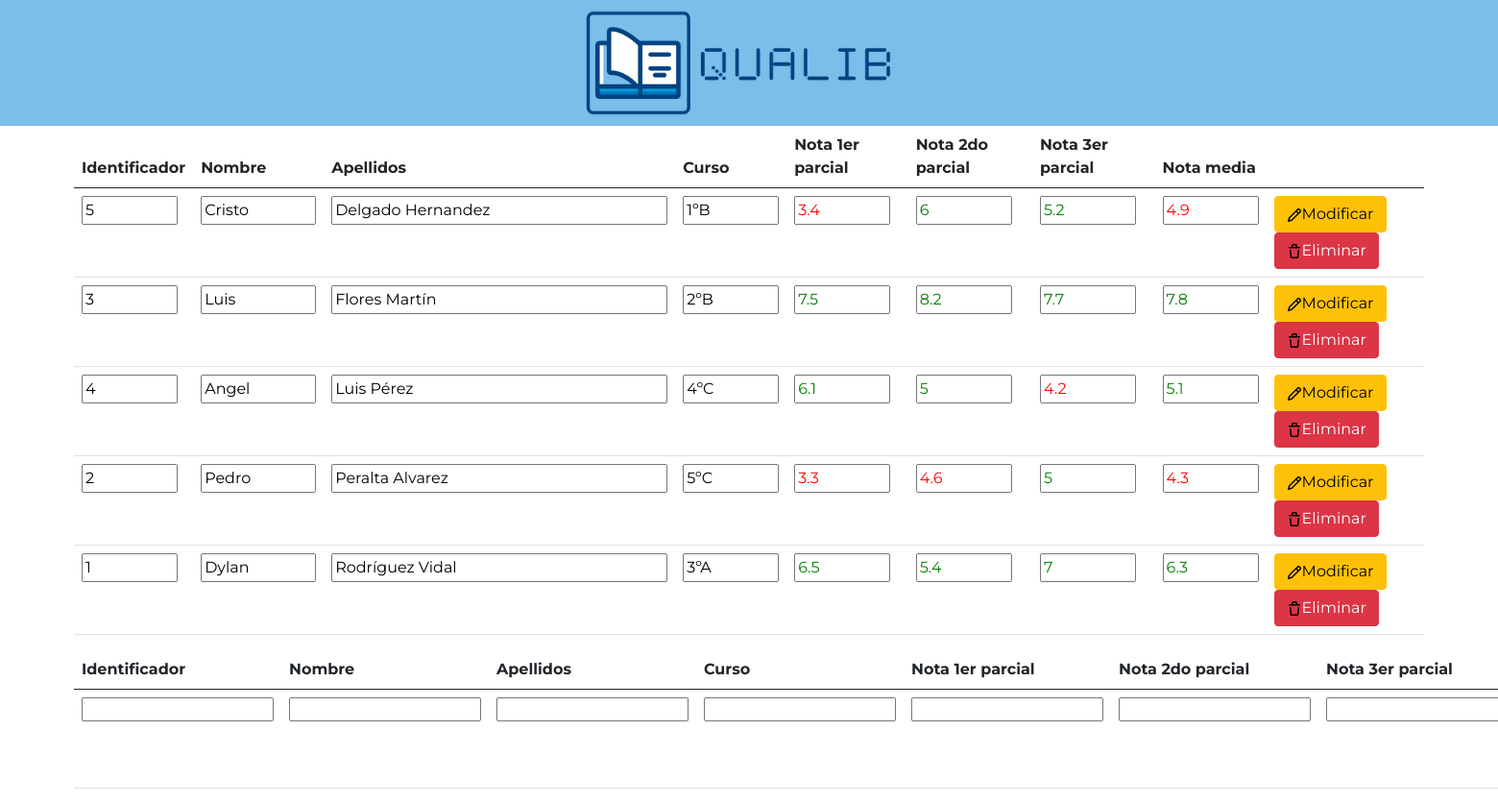
The page /Controlador/init.php (signed in) on the database as committed earlier.
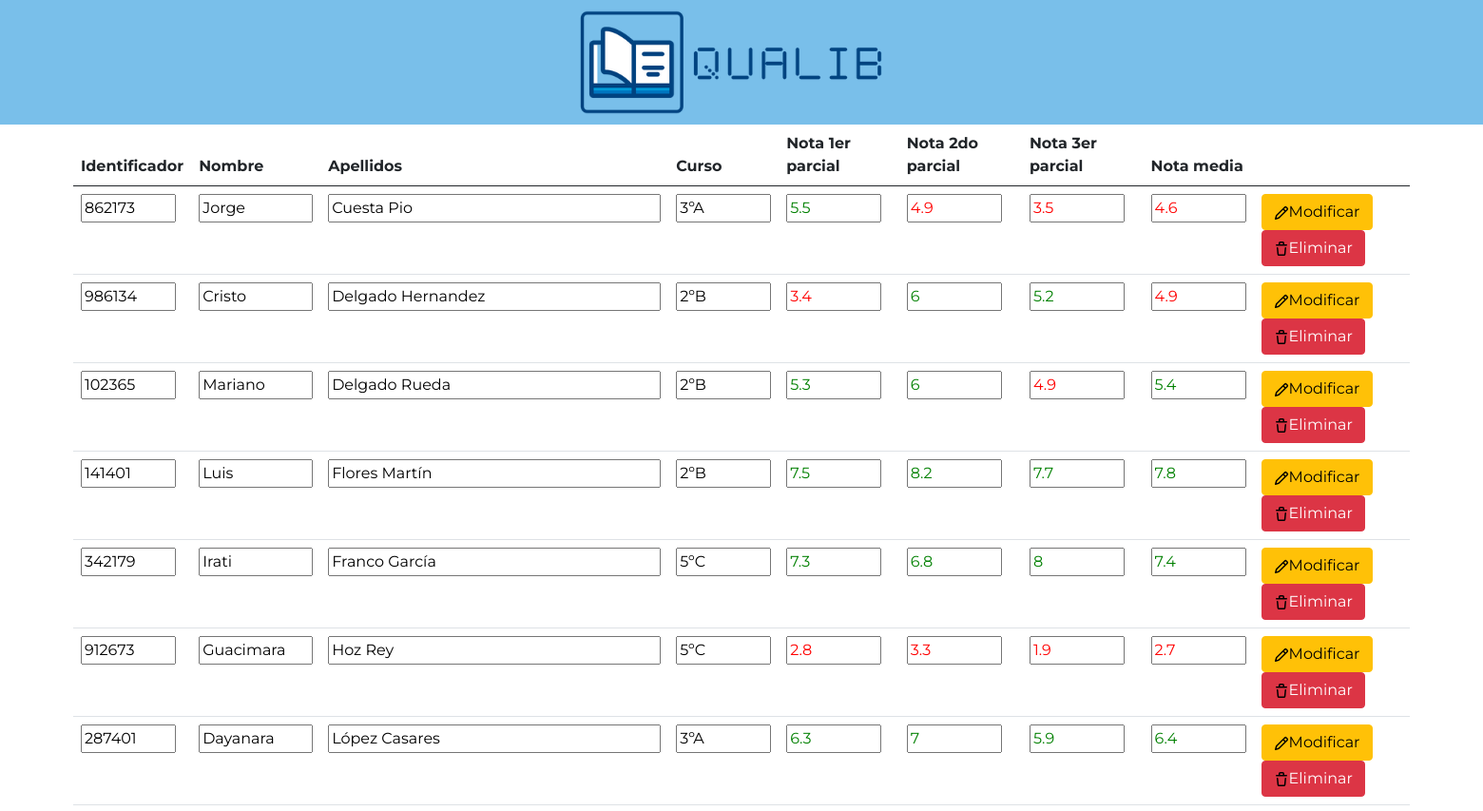
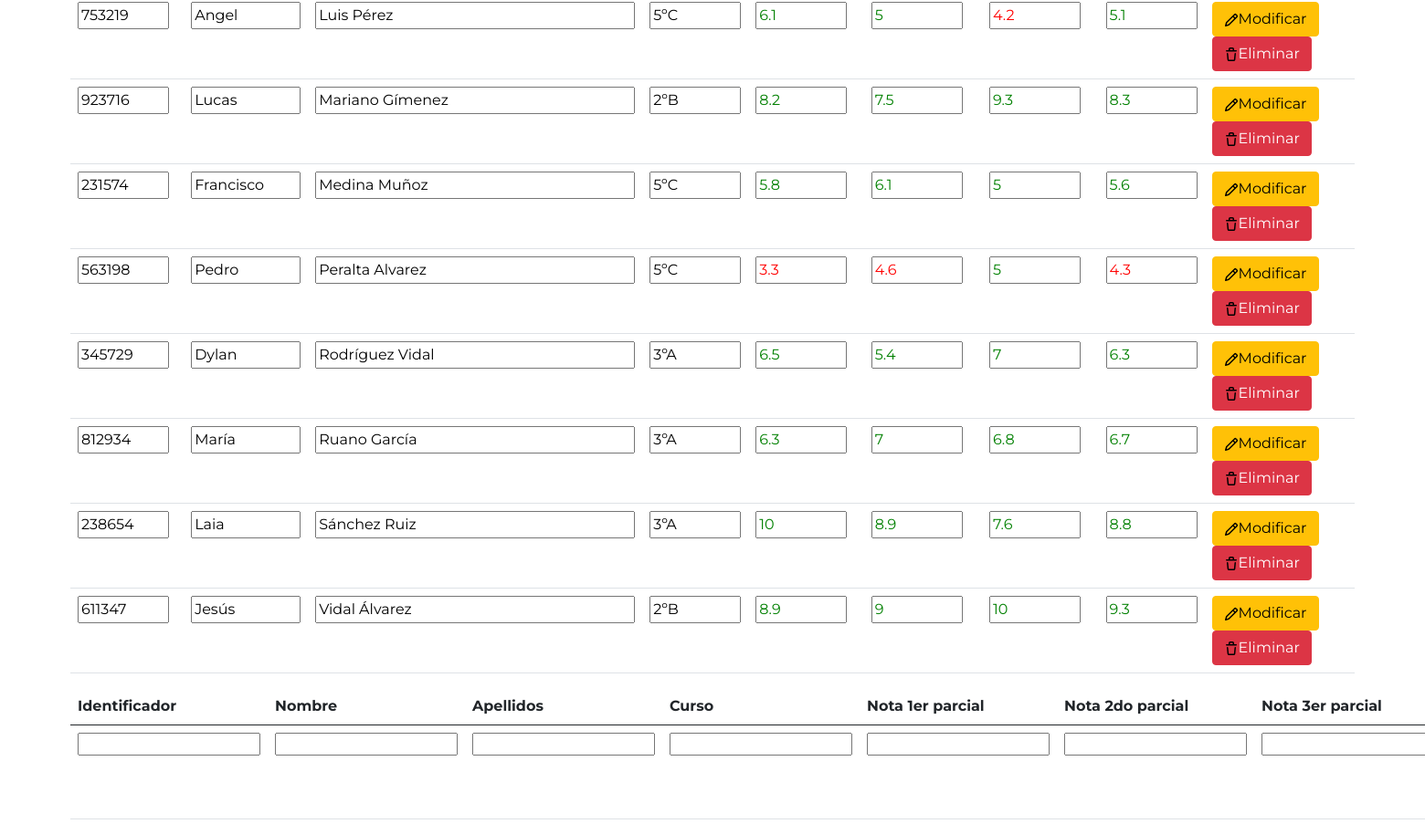
The same page on the database as committed later (2 pictures, top to bottom).
### tables this page shows
CREATE TABLE alumnos (
    id INT(7) NOT NULL,
    nombre VARCHAR(120) NOT NULL,
    apellidos VARCHAR(120) NOT NULL,
    curso VARCHAR(3) NOT NULL,
    parcial1 FLOAT NOT NULL,
    parcial2 FLOAT NOT NULL,
    parcial3 FLOAT NOT NULL,
    PRIMARY KEY(id)
);

### Controlador/init.php (called while the page is built, shortened)
<?php
require_once("ControladorProfesor.php");
$tamPag = 20;
$listaAlumnos = ControladorProfesor::listar($tamPag);
require_once("../Vista/vistaProfesor.php");

### Modelo/ModeloAlumno.php (called while the page is built, shortened)
<?php
require_once("Alumno.php");
class ModeloAlumno {
    public static function consulta(string $sql) {
        [$host, $usuario, $password, $bd] = ['localhost', 'staff', 'adminadmin123456', 'quaLib'];
        try {
            $conexion = new PDO("mysql:host=$host;dbname=$bd;charset=utf8", $usuario, $password);
            $conexion->setAttribute(PDO::ATTR_ERRMODE, PDO::ERRMODE_EXCEPTION);
            $resultado = $conexion->query($sql);
        } catch (PDOException $exception) {
            exit($exception);
        }
        return $resultado;
    }
    public static function listar(int $tamPag = 20): array {
        $resultado = ModeloAlumno::consulta("SELECT * FROM alumnos GROUP BY apellidos ASC LIMIT $tamPag");
        $listaAlumnos = [];
        while ($alumno = $resultado->fetch(PDO::FETCH_ASSOC)) {
            $listaAlumnos[] = Alumno::getAlumno($alumno);
        }
        return $listaAlumnos;
    }
}

### Controlador/ControladorProfesor.php (called while the page is built, shortened)
<?php
require_once("../Modelo/Alumno.php");
require_once("../Modelo/ModeloAlumno.php");
class ControladorProfesor {
    public static function listar(int $tamPag = 20): array {
        return ModeloAlumno::listar($tamPag);
    }
}

### Modelo/Alumno.php (called while the page is built, shortened)
<?php
class Alumno {
    private $atributos = [];
    public function __construct(string $nombre, string $apellidos, string $curso, float $parcial1, float $parcial2, float $parcial3, int $id = null) {
        $this->atributos['nombre'] = $nombre;
        $this->atributos['apellidos'] = $apellidos;
        $this->atributos['curso'] = $curso;
        $this->atributos['parcial1'] = $parcial1;
        $this->atributos['parcial2'] = $parcial2;
        $this->atributos['parcial3'] = $parcial3;
        $this->atributos['id'] = $id;
    }
    public static function getAlumno(array $alumno): Alumno {
        [$id, $nombre, $apellidos, $curso, $parcial1, $parcial2, $parcial3] = [$alumno['id'], $alumno['nombre'], $alumno['apellidos'], $alumno['curso'], $alumno['parcial1'], $alumno['parcial2'], $alumno['parcial3']];
        return new Alumno($nombre, $apellidos, $curso, $parcial1, $parcial2, $parcial3, $id);
    }
    public function __get($atributo) {
        return $this->atributos[$atributo];
    }
    public function calcularNota() {
        return round(($this->parcial1 + $this->parcial2 + $this->parcial3) / 3, 1);
    }
}

### Vista/vistaProfesor.php (the view, shortened to what the changed rows need)
<!doctype html>
<html lang="es">
<head>
    <link href="https://cdn.jsdelivr.net/npm/bootstrap@5.0.2/dist/css/bootstrap.min.css" rel="stylesheet">
    <link href="../assests/css/main.css" rel="stylesheet" />
</head>
<body>
    <div class="container-fluid">
        <div class="row d-flex justify-content-center">
            <div class="col-11">
                <table class="table">
                    <thead>
                    <tr>
                        <th scope="col">Identificador</th>
                        <th scope="col">Nombre</th>
                        <th scope="col">Apellidos</th>
                        <th scope="col">Curso</th>
                        <th scope="col">Nota 1er parcial</th>
                        <th scope="col">Nota 2do parcial</th>
                        <th scope="col">Nota 3er parcial</th>
                        <th scope="col">Nota media</th>
                        <th scope="col"></th>
                    </tr>
                    </thead>
                    <tbody>
                    <?php
                    foreach ($listaAlumnos as $alumno) {
                    ?>
                    <tr id="<?=$alumno->id?>">
                        <td><input type="number" name="id" maxlength="7" value="<?=$alumno->id?>" style="width:100px;"></td>
                        <td><input type="text" name="nombre" maxlength="120" value="<?=$alumno->nombre?>" style="width:120px;"></td>
                        <td><input type="text" name="apellidos" maxlength="120" value="<?=$alumno->apellidos?>" style="width:350px;"></td>
                        <td><input type="text" name="curso" maxlength="3" value="<?=$alumno->curso?>" style="width:100px;"></td>
                        <td><input type="number" name="parcial1" maxlength="3" id="parcial1_<?=$alumno->id?>" value="<?=$alumno->parcial1?>" style="width:100px;"></td>
                        <td><input type="number" name="parcial2" maxlength="3" id="parcial2_<?=$alumno->id?>" value="<?=$alumno->parcial2?>" style="width:100px;"></td>
                        <td><input type="number" name="parcial3" maxlength="3" id="parcial3_<?=$alumno->id?>" value="<?=$alumno->parcial3?>" style="width:100px;"></td>
                        <td><input type="number" name="nota" id="nota_<?=$alumno->id?>" value="<?=$alumno->calcularNota()?>" style="width:100px;"></td>
                        <td>
                            <button type="button" class="btn btn-warning" id="modificar_<?=$alumno->id?>" onclick="modificar('<?=$alumno->id?>')">
                                Modificar
                            </button>
                            <button type="button" class="btn btn-danger" onclick="eliminar('<?=$alumno->id?>')">
                                Eliminar
                            </button>
                        </td>
                    </tr>
                    <?php
                    }
                    ?>
                    </tbody>
                </table>
                <table class="table">
                    <thead>
                    <tr>
                        <th scope="col">Identificador</th>
                        <th scope="col">Nombre</th>
                        <th scope="col">Apellidos</th>
                        <th scope="col">Curso</th>
                        <th scope="col">Nota 1er parcial</th>
                        <th scope="col">Nota 2do parcial</th>
                        <th scope="col">Nota 3er parcial</th>
                    </tr>
                    </thead>
                </table>
            </div>
        </div>
    </div>
</body>
</html>

Rows that differ between the two databases and show on the page:
removed alumnos: id "5", nombre "Cristo", apellidos "Delgado Hernandez", curso "1ºB", parcial1 "3.4", parcial2 "6", parcial3 "5.2", nota "4.9"
removed alumnos: id "3", nombre "Luis", apellidos "Flores Martín", curso "2ºB", parcial1 "7.5", parcial2 "8.2", parcial3 "7.7", nota "7.8"
removed alumnos: id "4", nombre "Angel", apellidos "Luis Pérez", curso "4ºC", parcial1 "6.1", parcial2 "5", parcial3 "4.2", nota "5.1"
removed alumnos: id "2", nombre "Pedro", apellidos "Peralta Alvarez", curso "5ºC", parcial1 "3.3", parcial2 "4.6", parcial3 "5", nota "4.3"
removed alumnos: id "1", nombre "Dylan", apellidos "Rodríguez Vidal", curso "3ºA", parcial1 "6.5", parcial2 "5.4", parcial3 "7", nota "6.3"
added alumnos: id "862173", nombre "Jorge", apellidos "Cuesta Pio", curso "3ºA", parcial1 "5.5", parcial2 "4.9", parcial3 "3.5", nota "4.6"
added alumnos: id "986134", nombre "Cristo", apellidos "Delgado Hernandez", curso "2ºB", parcial1 "3.4", parcial2 "6", parcial3 "5.2", nota "4.9"
added alumnos: id "102365", nombre "Mariano", apellidos "Delgado Rueda", curso "2ºB", parcial1 "5.3", parcial2 "6", parcial3 "4.9", nota "5.4"
added alumnos: id "141401", nombre "Luis", apellidos "Flores Martín", curso "2ºB", parcial1 "7.5", parcial2 "8.2", parcial3 "7.7", nota "7.8"
added alumnos: id "342179", nombre "Irati", apellidos "Franco García", curso "5ºC", parcial1 "7.3", parcial2 "6.8", parcial3 "8", nota "7.4"
added alumnos: id "912673", nombre "Guacimara", apellidos "Hoz Rey", curso "5ºC", parcial1 "2.8", parcial2 "3.3", parcial3 "1.9", nota "2.7"
added alumnos: id "287401", nombre "Dayanara", apellidos "López Casares", curso "3ºA", parcial1 "6.3", parcial2 "7", parcial3 "5.9", nota "6.4"
added alumnos: id "753219", nombre "Angel", apellidos "Luis Pérez", curso "5ºC", parcial1 "6.1", parcial2 "5", parcial3 "4.2", nota "5.1"
added alumnos: id "923716", nombre "Lucas", apellidos "Mariano Gímenez", curso "2ºB", parcial1 "8.2", parcial2 "7.5", parcial3 "9.3", nota "8.3"
added alumnos: id "231574", nombre "Francisco", apellidos "Medina Muñoz", curso "5ºC", parcial1 "5.8", parcial2 "6.1", parcial3 "5", nota "5.6"
added alumnos: id "563198", nombre "Pedro", apellidos "Peralta Alvarez", curso "5ºC", parcial1 "3.3", parcial2 "4.6", parcial3 "5", nota "4.3"
added alumnos: id "345729", nombre "Dylan", apellidos "Rodríguez Vidal", curso "3ºA", parcial1 "6.5", parcial2 "5.4", parcial3 "7", nota "6.3"
added alumnos: id "812934", nombre "María", apellidos "Ruano García", curso "3ºA", parcial1 "6.3", parcial2 "7", parcial3 "6.8", nota "6.7"
added alumnos: id "238654", nombre "Laia", apellidos "Sánchez Ruiz", curso "3ºA", parcial1 "10", parcial2 "8.9", parcial3 "7.6", nota "8.8"
added alumnos: id "611347", nombre "Jesús", apellidos "Vidal Álvarez", curso "2ºB", parcial1 "8.9", parcial2 "9", parcial3 "10", nota "9.3"
